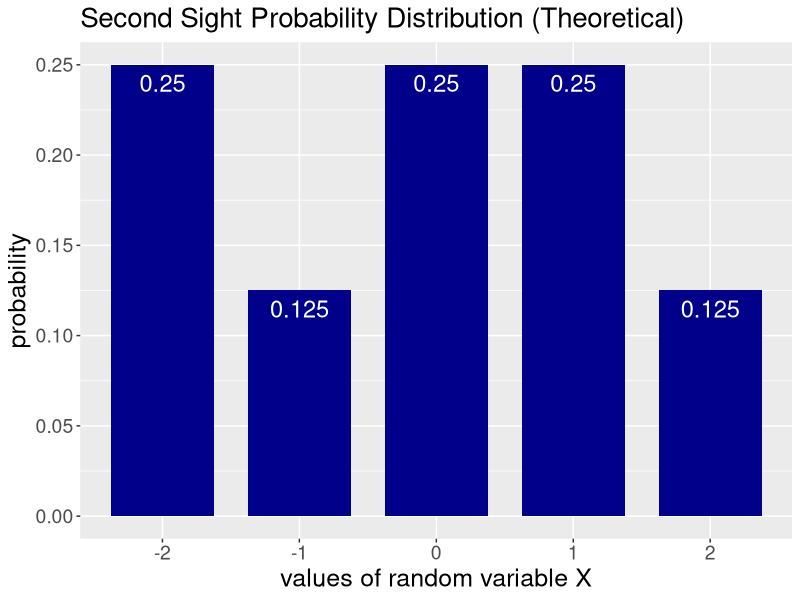
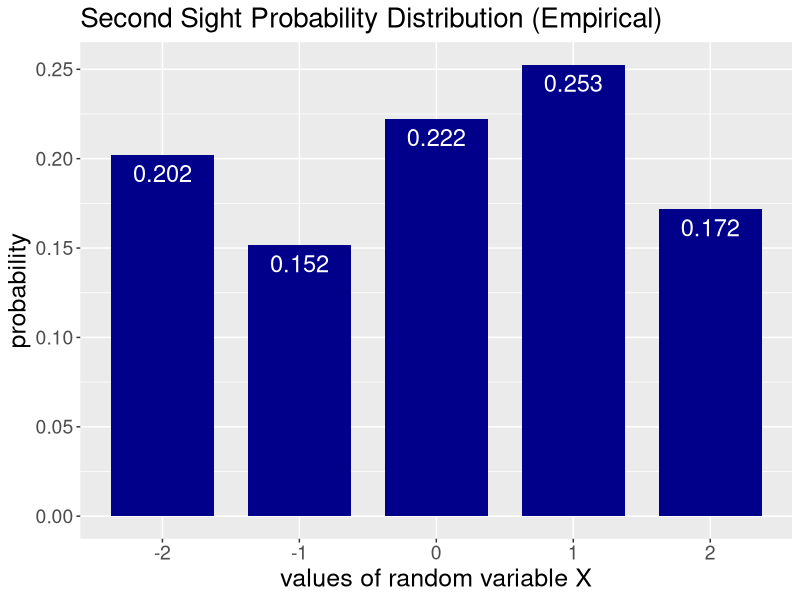

Source code (R) for these figures, in order:
# Script for displaying a probability distribution table with geom_bar.
# Dplyr is used to factor the x_vales to avoid extra x-axis spacing.

# Import libraries
library(ggplot2)
library(dplyr)

# ---------------------------------------------------
# ------------- THEORETICAL PROBABILITY -------------
# ---------------------------------------------------

# Set values of random variable and their respective probabilities
x_values <- c(-2, -1, 0, 1, 2)
probs <- c(0.25, 0.125, 0.25, 0.25, 0.125)

# Create data frame with these data
probdistro <- data.frame(x_values, probs)

# Factor the x_values to make each value categorical (avoids extra space)
probdistro$x_values <- factor(probdistro$x_values, levels = probdistro$x_values)

# Create plot using probdistro data frame
ggplot(probdistro, aes(x_values, probs)) + 
  
  # Use geom_bar with stat = "identity"
  # This allows manual y-values to be used with geom_bar along with the x_values
  geom_bar(stat = "identity", fill="darkblue", width=0.75) + 
  
  # Rename y-axis and x-axis labels
  ylab('probability') + xlab('values of random variable X') + 
  
  # Change text size as desired
  theme(axis.text=element_text(size=14), 
        axis.title=element_text(size=18), 
        plot.title=element_text(size=20)) + 
  
  # Label each bar with value
  geom_text(aes(label = probs), vjust = 1.5, colour = "white", size=6) +
  
  # Add title as desired
  ggtitle('Second Sight Probability Distribution (Theoretical)')



# -------------------------------------------------
# ------------- EMPIRICAL PROBABILITY -------------
# -------------------------------------------------

# Set values of random variable and import the empirical data
x_values <- c(-2, -1, 0, 1, 2)
probs <- c(20, 15, 22, 25, 17)

# Make probabilities using the empirical data
probs <- c(20/sum(probs), 15/sum(probs), 22/sum(probs), 25/sum(probs), 17/sum(probs))

# Create data frame with these data
probdistro_emp <- data.frame(x_values, probs)

# Factor the x_values to make each value categorical (avoids extra space)
probdistro_emp$x_values <- factor(probdistro_emp$x_values, levels = probdistro_emp$x_values)

# Create plot using probdistro_emp data frame
ggplot(probdistro_emp, aes(x_values, probs)) + 
  
  # Use geom_bar with stat = "identity"
  # This allows manual y-values to be used with geom_bar along with the x_values
  geom_bar(stat = "identity", fill="darkblue", width=0.75) + 
  
  # Rename y-axis and x-axis labels
  ylab('probability') + xlab('values of random variable X') + 
  
  # Change text size as desired
  theme(axis.text=element_text(size=14), 
        axis.title=element_text(size=18), 
        plot.title=element_text(size=20)) + 
  
  # Label each bar with value
  geom_text(aes(label = round(probs, digits=3)), vjust = 1.5, colour = "white", size=6) +
  
  # Add title as desired
  ggtitle('Second Sight Probability Distribution (Empirical)')


